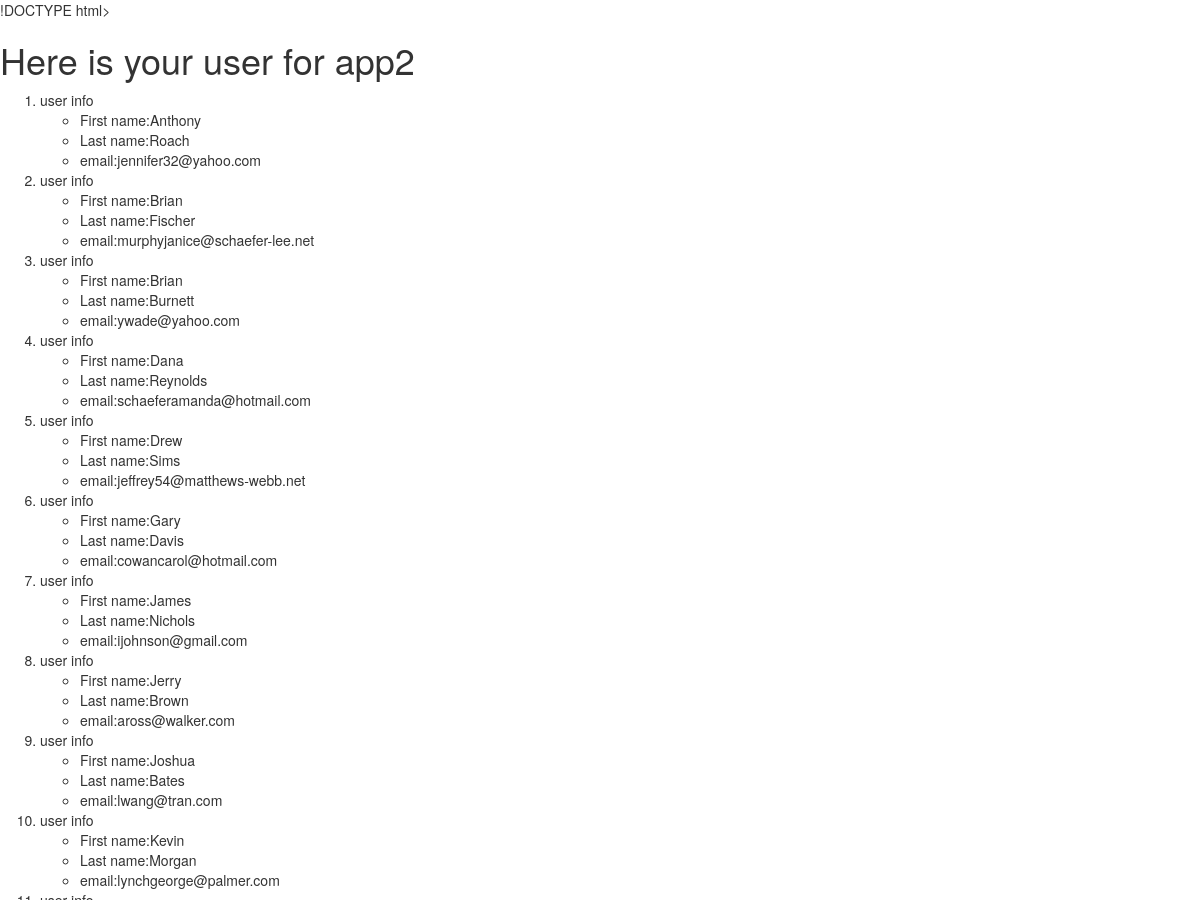
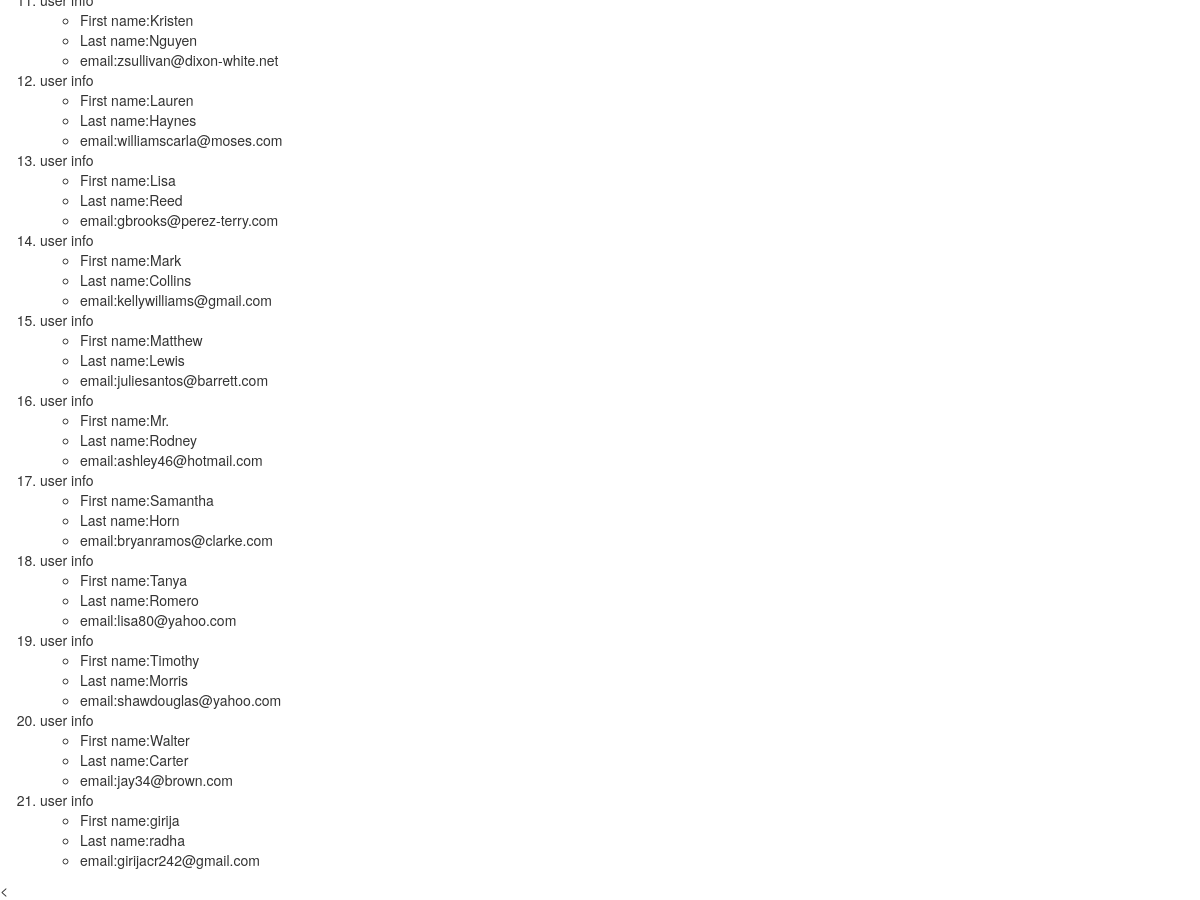
The page /user/ on the database its author committed (2 pictures, top to bottom).
### app2/models.py (models this page shows)
class User(models.Model):
   first_name=models.CharField(max_length=250)
   last_name=models.CharField(max_length=250)
   email=models.EmailField(max_length=200,unique=True)

### app2/views.py (the view)
def users(request):
    user_list=User.objects.order_by('first_name')
    user_dict={'users':user_list}
    return render(request,'app2/users.html',context=user_dict)

### Templates/app2/users.html (shortened to what this page needs)
<html>
<head>
    <link rel="stylesheet" href="https://maxcdn.bootstrapcdn.com/bootstrap/3.3.7/css/bootstrap.min.css">
</head>
<body>
    <h1> Here is your user for app2</h1>
    {%if users%}
    <ol>
        {%for person in users%}
        <li>user info</li>
        <ul>
            <li>First name:{{person.first_name}}</li>
            <li>Last name:{{person.last_name}}</li>
            <li>email:{{person.email}}</li>
        </ul>
        {%endfor%}
    </ol>
    {%endif%}
    <
</body>
</html>

### rows shown on the page
User: first_name "Anthony", last_name "Roach", email "jennifer32@yahoo.com"
User: first_name "Brian", last_name "Fischer", email "murphyjanice@schaefer-lee.net"
User: first_name "Brian", last_name "Burnett", email "ywade@yahoo.com"
User: first_name "Dana", last_name "Reynolds", email "schaeferamanda@hotmail.com"
User: first_name "Drew", last_name "Sims", email "jeffrey54@matthews-webb.net"
User: first_name "Gary", last_name "Davis", email "cowancarol@hotmail.com"
User: first_name "James", last_name "Nichols", email "ijohnson@gmail.com"
User: first_name "Jerry", last_name "Brown", email "aross@walker.com"
User: first_name "Joshua", last_name "Bates", email "lwang@tran.com"
User: first_name "Kevin", last_name "Morgan", email "lynchgeorge@palmer.com"
User: first_name "Kristen", last_name "Nguyen", email "zsullivan@dixon-white.net"
User: first_name "Lauren", last_name "Haynes", email "williamscarla@moses.com"
User: first_name "Lisa", last_name "Reed", email "gbrooks@perez-terry.com"
User: first_name "Mark", last_name "Collins", email "kellywilliams@gmail.com"
User: first_name "Matthew", last_name "Lewis", email "juliesantos@barrett.com"
User: first_name "Mr.", last_name "Rodney", email "ashley46@hotmail.com"
User: first_name "Samantha", last_name "Horn", email "bryanramos@clarke.com"
User: first_name "Tanya", last_name "Romero", email "lisa80@yahoo.com"
User: first_name "Timothy", last_name "Morris", email "shawdouglas@yahoo.com"
User: first_name "Walter", last_name "Carter", email "jay34@brown.com"
User: first_name "girija", last_name "radha", email "girijacr242@gmail.com"
